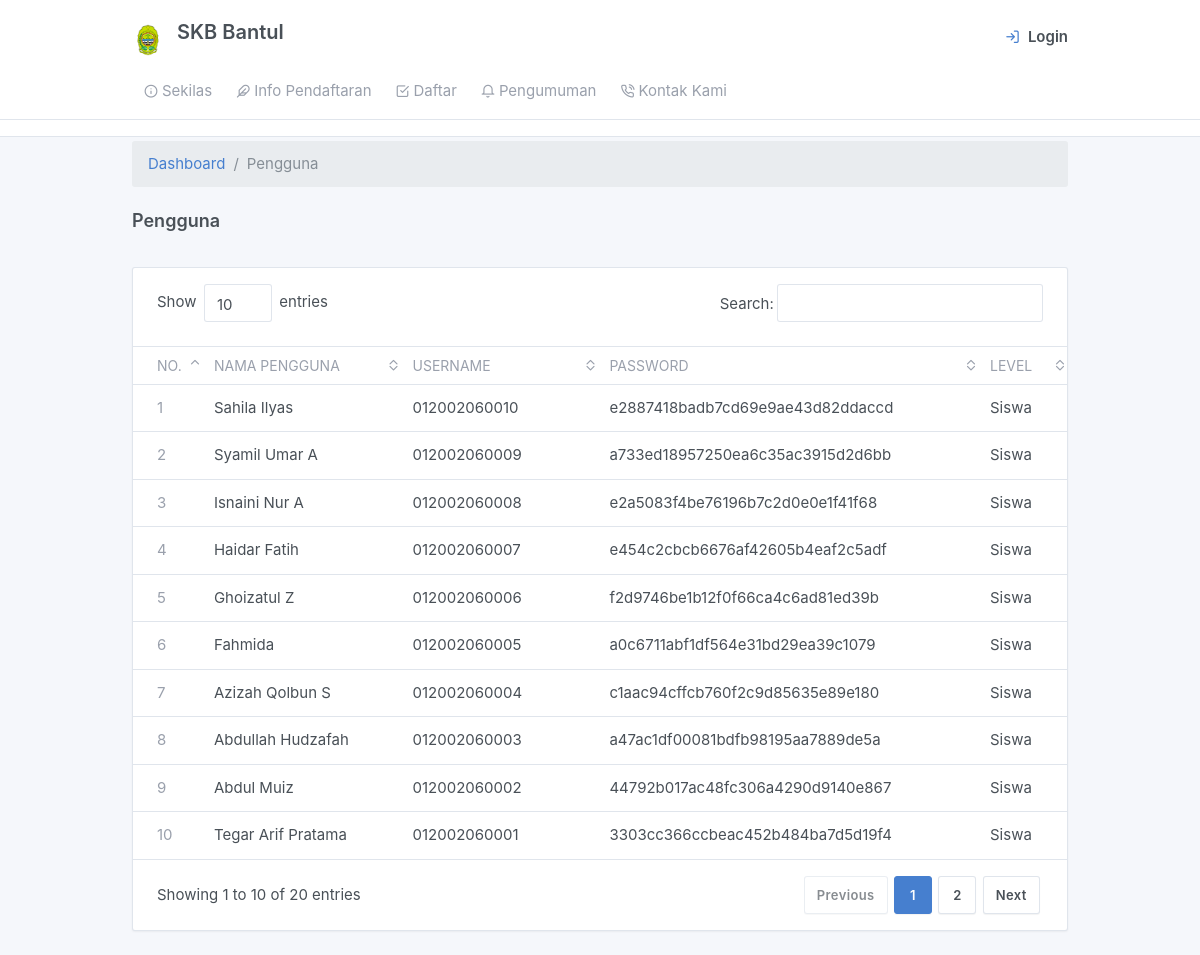
Screenshot of /admin/pengguna.php with the database file from the repository.
### tables this page shows
CREATE TABLE `tb_pengguna` (
  `pengguna_id` int(11) NOT NULL,
  `pengguna_nama` varchar(50) NOT NULL,
  `pengguna_username` varchar(30) NOT NULL,
  `pengguna_password` char(32) NOT NULL,
  `pengguna_level` enum('Admin','Pamong','Siswa') NOT NULL
);

### admin/pengguna.php (the view, shortened to what this page needs)
<?php include_once "views/main.php";?>
<div class="my-3 my-md-1">
  <div class="container">
          <ol class="breadcrumb">
            <li class="breadcrumb-item">
              <a href="../index.php">Dashboard</a>
            </li>
            <li class="breadcrumb-item active">Pengguna</li>
          </ol>
    <div class="page-header">
      <h4 class="">
        Pengguna
      </h4>
    </div>
      <div class="">
        <div class="card">
          <div class="table-responsive">
            <table class="table card-table table-vcenter text-nowrap datatable">
              <thead>
                <tr>
                  <th>No.</th>
                  <th>Nama Pengguna</th>
                  <th>Username</th>
                  <th>Password</th>
                  <th>Level</th>
                </tr>
              </thead>
              <tbody>
              <?php
                $no=1;
                $query=mysqli_query($connect, "SELECT * FROM `tb_pengguna` ORDER BY `pengguna_id`  DESC");
                $cek= mysqli_num_rows($query);
                if($cek>0){
                  while ($data= mysqli_fetch_array($query)) {
              ?>
                <tr>
                  <td><span class="text-muted"><?php echo $no;?></span></td>
                  <td><?php echo $data['pengguna_nama'];?></td>
                  <td><?php echo $data['pengguna_username'];?></td>
                  <td><?php echo $data['pengguna_password'];?></td>
                  <td><?php echo $data['pengguna_level'];?></td>
                </tr>
          <?php $no++;} } ?>
              </tbody>
            </table>
          </div>
        </div>
      </div>
    </div>
  </div>

### rows the page displays
tb_pengguna: pengguna_nama "Sahila Ilyas", pengguna_username "012002060010", pengguna_password "e2887418badb7cd69e9ae43d82ddaccd", pengguna_level "Siswa"
tb_pengguna: pengguna_nama "Syamil Umar A", pengguna_username "012002060009", pengguna_password "a733ed18957250ea6c35ac3915d2d6bb", pengguna_level "Siswa"
tb_pengguna: pengguna_nama "Isnaini Nur A", pengguna_username "012002060008", pengguna_password "e2a5083f4be76196b7c2d0e0e1f41f68", pengguna_level "Siswa"
tb_pengguna: pengguna_nama "Haidar Fatih", pengguna_username "012002060007", pengguna_password "e454c2cbcb6676af42605b4eaf2c5adf", pengguna_level "Siswa"
tb_pengguna: pengguna_nama "Ghoizatul Z", pengguna_username "012002060006", pengguna_password "f2d9746be1b12f0f66ca4c6ad81ed39b", pengguna_level "Siswa"
tb_pengguna: pengguna_nama "Fahmida", pengguna_username "012002060005", pengguna_password "a0c6711abf1df564e31bd29ea39c1079", pengguna_level "Siswa"
tb_pengguna: pengguna_nama "Azizah Qolbun S", pengguna_username "012002060004", pengguna_password "c1aac94cffcb760f2c9d85635e89e180", pengguna_level "Siswa"
tb_pengguna: pengguna_nama "Abdullah Hudzafah", pengguna_username "012002060003", pengguna_password "a47ac1df00081bdfb98195aa7889de5a", pengguna_level "Siswa"
tb_pengguna: pengguna_nama "Abdul Muiz", pengguna_username "012002060002", pengguna_password "44792b017ac48fc306a4290d9140e867", pengguna_level "Siswa"
tb_pengguna: pengguna_nama "Tegar Arif Pratama", pengguna_username "012002060001", pengguna_password "3303cc366ccbeac452b484ba7d5d19f4", pengguna_level "Siswa"
